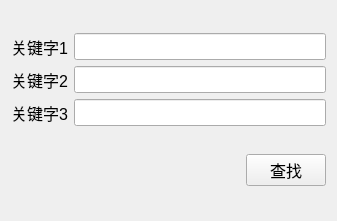
<?xml version="1.0" encoding="UTF-8"?>
<ui version="4.0">
 <class>find_channel</class>
 <widget class="QWidget" name="find_channel">
  <property name="geometry">
   <rect>
    <x>0</x>
    <y>0</y>
    <width>337</width>
    <height>221</height>
   </rect>
  </property>
  <property name="windowTitle">
   <string>Form</string>
  </property>
  <layout class="QVBoxLayout" name="verticalLayout" stretch="4,1">
   <item>
    <layout class="QGridLayout" name="gridLayout">
     <item row="0" column="0">
      <widget class="QLabel" name="label">
       <property name="font">
        <font>
         <pointsize>12</pointsize>
        </font>
       </property>
       <property name="text">
        <string>关键字1</string>
       </property>
      </widget>
     </item>
     <item row="0" column="1">
      <widget class="QLineEdit" name="lineEdit1">
       <property name="font">
        <font>
         <pointsize>12</pointsize>
        </font>
       </property>
      </widget>
     </item>
     <item row="1" column="0">
      <widget class="QLabel" name="label_2">
       <property name="font">
        <font>
         <pointsize>12</pointsize>
        </font>
       </property>
       <property name="text">
        <string>关键字2</string>
       </property>
      </widget>
     </item>
     <item row="1" column="1">
      <widget class="QLineEdit" name="lineEdit2">
       <property name="font">
        <font>
         <pointsize>12</pointsize>
        </font>
       </property>
      </widget>
     </item>
     <item row="2" column="0">
      <widget class="QLabel" name="label_3">
       <property name="font">
        <font>
         <pointsize>12</pointsize>
        </font>
       </property>
       <property name="text">
        <string>关键字3</string>
       </property>
      </widget>
     </item>
     <item row="2" column="1">
      <widget class="QLineEdit" name="lineEdit3">
       <property name="font">
        <font>
         <pointsize>12</pointsize>
        </font>
       </property>
      </widget>
     </item>
    </layout>
   </item>
   <item>
    <layout class="QHBoxLayout" name="horizontalLayout" stretch="3,1">
     <item>
      <widget class="QLabel" name="tiplabel">
       <property name="font">
        <font>
         <pointsize>12</pointsize>
        </font>
       </property>
       <property name="text">
        <string/>
       </property>
      </widget>
     </item>
     <item>
      <widget class="QPushButton" name="pushButton">
       <property name="font">
        <font>
         <pointsize>12</pointsize>
        </font>
       </property>
       <property name="text">
        <string>查找</string>
       </property>
      </widget>
     </item>
    </layout>
   </item>
  </layout>
 </widget>
 <resources/>
 <connections/>
</ui>
